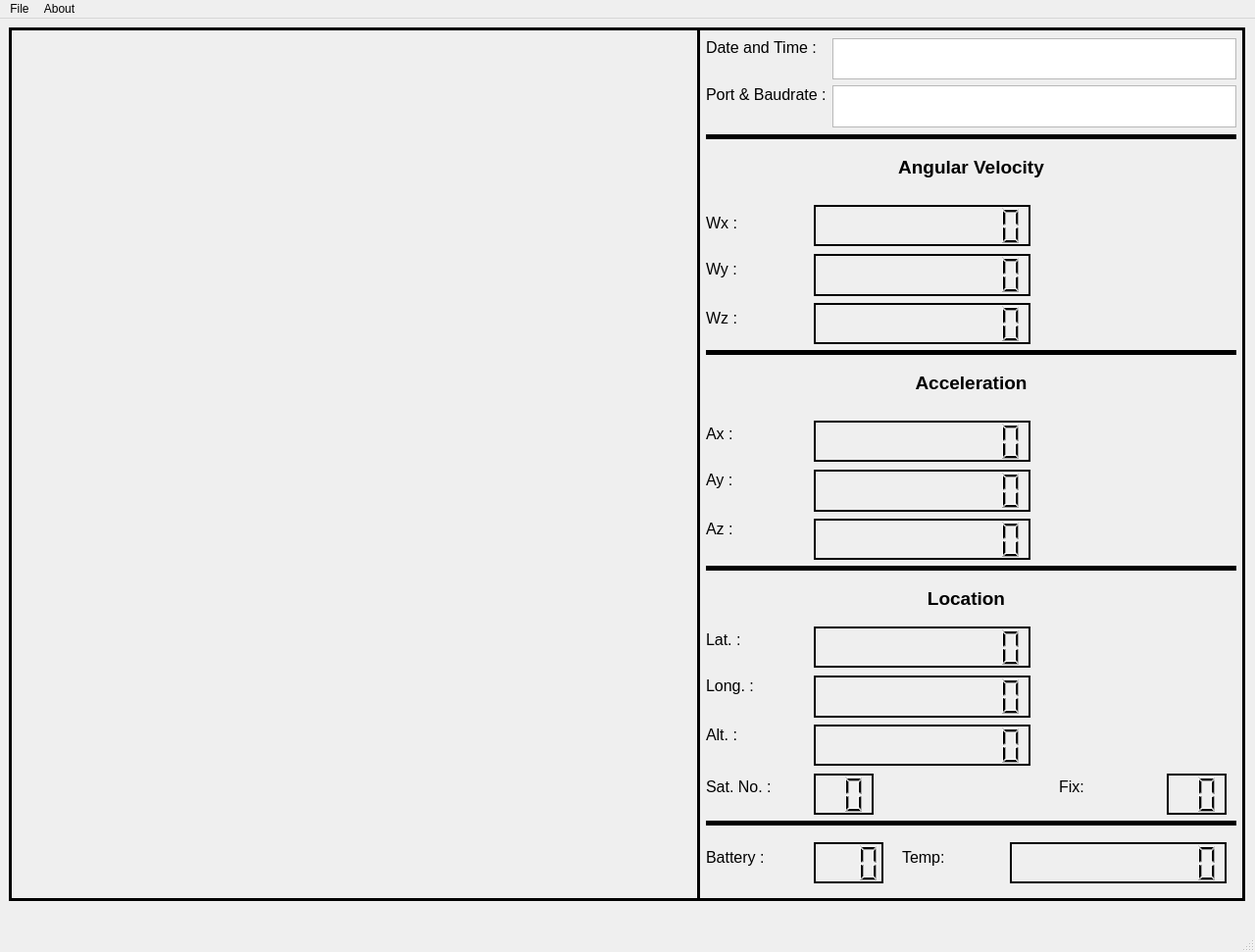
<?xml version="1.0" encoding="UTF-8"?>
<ui version="4.0">
 <class>MainWindow</class>
 <widget class="QMainWindow" name="MainWindow">
  <property name="windowModality">
   <enum>Qt::WindowModal</enum>
  </property>
  <property name="enabled">
   <bool>true</bool>
  </property>
  <property name="geometry">
   <rect>
    <x>0</x>
    <y>0</y>
    <width>1280</width>
    <height>971</height>
   </rect>
  </property>
  <property name="windowTitle">
   <string>Attitude Determination System</string>
  </property>
  <widget class="QWidget" name="centralwidget">
   <widget class="QWidget" name="formLayoutWidget">
    <property name="geometry">
     <rect>
      <x>720</x>
      <y>20</y>
      <width>541</width>
      <height>91</height>
     </rect>
    </property>
    <layout class="QFormLayout" name="formLayout">
     <item row="0" column="0">
      <widget class="QLabel" name="label_2">
       <property name="font">
        <font>
         <pointsize>12</pointsize>
        </font>
       </property>
       <property name="cursor">
        <cursorShape>ArrowCursor</cursorShape>
       </property>
       <property name="contextMenuPolicy">
        <enum>Qt::DefaultContextMenu</enum>
       </property>
       <property name="text">
        <string>Date and Time :</string>
       </property>
       <property name="alignment">
        <set>Qt::AlignLeading|Qt::AlignLeft|Qt::AlignTop</set>
       </property>
      </widget>
     </item>
     <item row="0" column="1">
      <widget class="QTextBrowser" name="dateTimeBrowser">
       <property name="font">
        <font>
         <pointsize>12</pointsize>
        </font>
       </property>
       <property name="verticalScrollBarPolicy">
        <enum>Qt::ScrollBarAlwaysOff</enum>
       </property>
       <property name="horizontalScrollBarPolicy">
        <enum>Qt::ScrollBarAlwaysOff</enum>
       </property>
       <property name="html">
        <string>&lt;!DOCTYPE HTML PUBLIC &quot;-//W3C//DTD HTML 4.0//EN&quot; &quot;http://www.w3.org/TR/REC-html40/strict.dtd&quot;&gt;
&lt;html&gt;&lt;head&gt;&lt;meta name=&quot;qrichtext&quot; content=&quot;1&quot; /&gt;&lt;style type=&quot;text/css&quot;&gt;
p, li { white-space: pre-wrap; }
&lt;/style&gt;&lt;/head&gt;&lt;body style=&quot; font-family:'MS Shell Dlg 2'; font-size:12pt; font-weight:400; font-style:normal;&quot;&gt;
&lt;p align=&quot;center&quot; style=&quot;-qt-paragraph-type:empty; margin-top:0px; margin-bottom:0px; margin-left:0px; margin-right:0px; -qt-block-indent:0; text-indent:0px; font-size:8.14286pt;&quot;&gt;&lt;br /&gt;&lt;/p&gt;&lt;/body&gt;&lt;/html&gt;</string>
       </property>
      </widget>
     </item>
     <item row="1" column="0">
      <widget class="QLabel" name="label_3">
       <property name="font">
        <font>
         <pointsize>12</pointsize>
        </font>
       </property>
       <property name="cursor">
        <cursorShape>ArrowCursor</cursorShape>
       </property>
       <property name="contextMenuPolicy">
        <enum>Qt::DefaultContextMenu</enum>
       </property>
       <property name="text">
        <string>Port &amp; Baudrate :</string>
       </property>
       <property name="alignment">
        <set>Qt::AlignLeading|Qt::AlignLeft|Qt::AlignTop</set>
       </property>
      </widget>
     </item>
     <item row="1" column="1">
      <widget class="QTextBrowser" name="portBaudrateBrowser">
       <property name="font">
        <font>
         <pointsize>12</pointsize>
        </font>
       </property>
       <property name="verticalScrollBarPolicy">
        <enum>Qt::ScrollBarAlwaysOff</enum>
       </property>
       <property name="horizontalScrollBarPolicy">
        <enum>Qt::ScrollBarAlwaysOff</enum>
       </property>
       <property name="html">
        <string>&lt;!DOCTYPE HTML PUBLIC &quot;-//W3C//DTD HTML 4.0//EN&quot; &quot;http://www.w3.org/TR/REC-html40/strict.dtd&quot;&gt;
&lt;html&gt;&lt;head&gt;&lt;meta name=&quot;qrichtext&quot; content=&quot;1&quot; /&gt;&lt;style type=&quot;text/css&quot;&gt;
p, li { white-space: pre-wrap; }
&lt;/style&gt;&lt;/head&gt;&lt;body style=&quot; font-family:'MS Shell Dlg 2'; font-size:12pt; font-weight:400; font-style:normal;&quot;&gt;
&lt;p align=&quot;center&quot; style=&quot;-qt-paragraph-type:empty; margin-top:0px; margin-bottom:0px; margin-left:0px; margin-right:0px; -qt-block-indent:0; text-indent:0px; font-size:8.14286pt;&quot;&gt;&lt;br /&gt;&lt;/p&gt;&lt;/body&gt;&lt;/html&gt;</string>
       </property>
      </widget>
     </item>
    </layout>
   </widget>
   <widget class="Line" name="line">
    <property name="geometry">
     <rect>
      <x>720</x>
      <y>110</y>
      <width>541</width>
      <height>20</height>
     </rect>
    </property>
    <property name="frameShadow">
     <enum>QFrame::Plain</enum>
    </property>
    <property name="lineWidth">
     <number>5</number>
    </property>
    <property name="orientation">
     <enum>Qt::Horizontal</enum>
    </property>
   </widget>
   <widget class="QLCDNumber" name="lcdNumber_3">
    <property name="geometry">
     <rect>
      <x>830</x>
      <y>510</y>
      <width>221</width>
      <height>42</height>
     </rect>
    </property>
    <property name="frameShape">
     <enum>QFrame::WinPanel</enum>
    </property>
    <property name="frameShadow">
     <enum>QFrame::Plain</enum>
    </property>
    <property name="digitCount">
     <number>10</number>
    </property>
   </widget>
   <widget class="QLCDNumber" name="lcdNumber_2">
    <property name="geometry">
     <rect>
      <x>830</x>
      <y>460</y>
      <width>221</width>
      <height>43</height>
     </rect>
    </property>
    <property name="frameShape">
     <enum>QFrame::WinPanel</enum>
    </property>
    <property name="frameShadow">
     <enum>QFrame::Plain</enum>
    </property>
    <property name="digitCount">
     <number>10</number>
    </property>
   </widget>
   <widget class="QLCDNumber" name="lcdNumber">
    <property name="enabled">
     <bool>true</bool>
    </property>
    <property name="geometry">
     <rect>
      <x>830</x>
      <y>410</y>
      <width>221</width>
      <height>42</height>
     </rect>
    </property>
    <property name="frameShape">
     <enum>QFrame::WinPanel</enum>
    </property>
    <property name="frameShadow">
     <enum>QFrame::Plain</enum>
    </property>
    <property name="digitCount">
     <number>10</number>
    </property>
   </widget>
   <widget class="QLabel" name="label_4">
    <property name="geometry">
     <rect>
      <x>720</x>
      <y>130</y>
      <width>541</width>
      <height>42</height>
     </rect>
    </property>
    <property name="font">
     <font>
      <pointsize>14</pointsize>
      <weight>75</weight>
      <bold>true</bold>
     </font>
    </property>
    <property name="text">
     <string>Angular Velocity</string>
    </property>
    <property name="alignment">
     <set>Qt::AlignCenter</set>
    </property>
   </widget>
   <widget class="QLCDNumber" name="lcdNumber_4">
    <property name="geometry">
     <rect>
      <x>830</x>
      <y>240</y>
      <width>221</width>
      <height>43</height>
     </rect>
    </property>
    <property name="frameShape">
     <enum>QFrame::WinPanel</enum>
    </property>
    <property name="frameShadow">
     <enum>QFrame::Plain</enum>
    </property>
    <property name="digitCount">
     <number>10</number>
    </property>
   </widget>
   <widget class="QLCDNumber" name="lcdNumber_5">
    <property name="geometry">
     <rect>
      <x>830</x>
      <y>290</y>
      <width>221</width>
      <height>42</height>
     </rect>
    </property>
    <property name="frameShape">
     <enum>QFrame::WinPanel</enum>
    </property>
    <property name="frameShadow">
     <enum>QFrame::Plain</enum>
    </property>
    <property name="digitCount">
     <number>10</number>
    </property>
   </widget>
   <widget class="QLCDNumber" name="lcdNumber_6">
    <property name="enabled">
     <bool>true</bool>
    </property>
    <property name="geometry">
     <rect>
      <x>830</x>
      <y>190</y>
      <width>221</width>
      <height>42</height>
     </rect>
    </property>
    <property name="frameShape">
     <enum>QFrame::WinPanel</enum>
    </property>
    <property name="frameShadow">
     <enum>QFrame::Plain</enum>
    </property>
    <property name="digitCount">
     <number>10</number>
    </property>
   </widget>
   <widget class="Line" name="line_4">
    <property name="geometry">
     <rect>
      <x>720</x>
      <y>330</y>
      <width>541</width>
      <height>20</height>
     </rect>
    </property>
    <property name="frameShadow">
     <enum>QFrame::Plain</enum>
    </property>
    <property name="lineWidth">
     <number>5</number>
    </property>
    <property name="orientation">
     <enum>Qt::Horizontal</enum>
    </property>
   </widget>
   <widget class="QLabel" name="label_5">
    <property name="geometry">
     <rect>
      <x>720</x>
      <y>350</y>
      <width>541</width>
      <height>42</height>
     </rect>
    </property>
    <property name="font">
     <font>
      <pointsize>14</pointsize>
      <weight>75</weight>
      <bold>true</bold>
     </font>
    </property>
    <property name="text">
     <string>Acceleration</string>
    </property>
    <property name="alignment">
     <set>Qt::AlignCenter</set>
    </property>
   </widget>
   <widget class="QLabel" name="label">
    <property name="geometry">
     <rect>
      <x>720</x>
      <y>193</y>
      <width>111</width>
      <height>31</height>
     </rect>
    </property>
    <property name="font">
     <font>
      <pointsize>12</pointsize>
     </font>
    </property>
    <property name="text">
     <string>Wx :</string>
    </property>
   </widget>
   <widget class="QLabel" name="label_6">
    <property name="geometry">
     <rect>
      <x>720</x>
      <y>240</y>
      <width>111</width>
      <height>31</height>
     </rect>
    </property>
    <property name="font">
     <font>
      <pointsize>12</pointsize>
     </font>
    </property>
    <property name="text">
     <string>Wy :</string>
    </property>
   </widget>
   <widget class="QLabel" name="label_7">
    <property name="geometry">
     <rect>
      <x>720</x>
      <y>290</y>
      <width>111</width>
      <height>31</height>
     </rect>
    </property>
    <property name="font">
     <font>
      <pointsize>12</pointsize>
     </font>
    </property>
    <property name="text">
     <string>Wz :</string>
    </property>
   </widget>
   <widget class="QLabel" name="label_8">
    <property name="geometry">
     <rect>
      <x>720</x>
      <y>500</y>
      <width>111</width>
      <height>41</height>
     </rect>
    </property>
    <property name="font">
     <font>
      <pointsize>12</pointsize>
     </font>
    </property>
    <property name="text">
     <string>Az :</string>
    </property>
   </widget>
   <widget class="QLabel" name="label_9">
    <property name="geometry">
     <rect>
      <x>720</x>
      <y>403</y>
      <width>111</width>
      <height>41</height>
     </rect>
    </property>
    <property name="font">
     <font>
      <pointsize>12</pointsize>
     </font>
    </property>
    <property name="text">
     <string>Ax :</string>
    </property>
   </widget>
   <widget class="QLabel" name="label_10">
    <property name="geometry">
     <rect>
      <x>720</x>
      <y>450</y>
      <width>111</width>
      <height>41</height>
     </rect>
    </property>
    <property name="font">
     <font>
      <pointsize>12</pointsize>
     </font>
    </property>
    <property name="text">
     <string>Ay :</string>
    </property>
   </widget>
   <widget class="Line" name="line_5">
    <property name="geometry">
     <rect>
      <x>720</x>
      <y>810</y>
      <width>541</width>
      <height>20</height>
     </rect>
    </property>
    <property name="frameShadow">
     <enum>QFrame::Plain</enum>
    </property>
    <property name="lineWidth">
     <number>5</number>
    </property>
    <property name="orientation">
     <enum>Qt::Horizontal</enum>
    </property>
   </widget>
   <widget class="QLabel" name="label_13">
    <property name="geometry">
     <rect>
      <x>720</x>
      <y>840</y>
      <width>111</width>
      <height>31</height>
     </rect>
    </property>
    <property name="font">
     <font>
      <pointsize>12</pointsize>
     </font>
    </property>
    <property name="text">
     <string>Battery :</string>
    </property>
   </widget>
   <widget class="QLCDNumber" name="lcdNumber_8">
    <property name="enabled">
     <bool>true</bool>
    </property>
    <property name="geometry">
     <rect>
      <x>830</x>
      <y>840</y>
      <width>71</width>
      <height>42</height>
     </rect>
    </property>
    <property name="frameShape">
     <enum>QFrame::WinPanel</enum>
    </property>
    <property name="frameShadow">
     <enum>QFrame::Plain</enum>
    </property>
    <property name="digitCount">
     <number>3</number>
    </property>
   </widget>
   <widget class="QScrollArea" name="scrollArea_2">
    <property name="geometry">
     <rect>
      <x>9</x>
      <y>9</y>
      <width>1261</width>
      <height>891</height>
     </rect>
    </property>
    <property name="frameShape">
     <enum>QFrame::Box</enum>
    </property>
    <property name="frameShadow">
     <enum>QFrame::Plain</enum>
    </property>
    <property name="lineWidth">
     <number>3</number>
    </property>
    <property name="widgetResizable">
     <bool>true</bool>
    </property>
    <widget class="QWidget" name="scrollAreaWidgetContents_2">
     <property name="geometry">
      <rect>
       <x>0</x>
       <y>0</y>
       <width>1255</width>
       <height>885</height>
      </rect>
     </property>
     <widget class="QWidget" name="verticalLayoutWidget_2">
      <property name="geometry">
       <rect>
        <x>0</x>
        <y>0</y>
        <width>701</width>
        <height>891</height>
       </rect>
      </property>
      <layout class="QVBoxLayout" name="verticalLayout_2"/>
     </widget>
     <widget class="Line" name="line_2">
      <property name="geometry">
       <rect>
        <x>690</x>
        <y>0</y>
        <width>20</width>
        <height>891</height>
       </rect>
      </property>
      <property name="frameShadow">
       <enum>QFrame::Plain</enum>
      </property>
      <property name="lineWidth">
       <number>3</number>
      </property>
      <property name="orientation">
       <enum>Qt::Vertical</enum>
      </property>
     </widget>
    </widget>
   </widget>
   <widget class="QLabel" name="label_11">
    <property name="geometry">
     <rect>
      <x>850</x>
      <y>570</y>
      <width>271</width>
      <height>42</height>
     </rect>
    </property>
    <property name="font">
     <font>
      <pointsize>14</pointsize>
      <weight>75</weight>
      <bold>true</bold>
     </font>
    </property>
    <property name="text">
     <string>Location</string>
    </property>
    <property name="alignment">
     <set>Qt::AlignCenter</set>
    </property>
   </widget>
   <widget class="QLabel" name="label_12">
    <property name="geometry">
     <rect>
      <x>720</x>
      <y>613</y>
      <width>111</width>
      <height>41</height>
     </rect>
    </property>
    <property name="font">
     <font>
      <pointsize>12</pointsize>
     </font>
    </property>
    <property name="text">
     <string>Lat. :</string>
    </property>
   </widget>
   <widget class="QLabel" name="label_17">
    <property name="geometry">
     <rect>
      <x>720</x>
      <y>660</y>
      <width>111</width>
      <height>41</height>
     </rect>
    </property>
    <property name="font">
     <font>
      <pointsize>12</pointsize>
     </font>
    </property>
    <property name="text">
     <string>Long. :</string>
    </property>
   </widget>
   <widget class="QLCDNumber" name="lcdNumber_7">
    <property name="geometry">
     <rect>
      <x>830</x>
      <y>670</y>
      <width>221</width>
      <height>43</height>
     </rect>
    </property>
    <property name="frameShape">
     <enum>QFrame::WinPanel</enum>
    </property>
    <property name="frameShadow">
     <enum>QFrame::Plain</enum>
    </property>
    <property name="digitCount">
     <number>10</number>
    </property>
   </widget>
   <widget class="QLCDNumber" name="lcdNumber_9">
    <property name="enabled">
     <bool>true</bool>
    </property>
    <property name="geometry">
     <rect>
      <x>830</x>
      <y>620</y>
      <width>221</width>
      <height>42</height>
     </rect>
    </property>
    <property name="frameShape">
     <enum>QFrame::WinPanel</enum>
    </property>
    <property name="frameShadow">
     <enum>QFrame::Plain</enum>
    </property>
    <property name="digitCount">
     <number>10</number>
    </property>
   </widget>
   <widget class="QLabel" name="label_20">
    <property name="geometry">
     <rect>
      <x>720</x>
      <y>710</y>
      <width>111</width>
      <height>41</height>
     </rect>
    </property>
    <property name="font">
     <font>
      <pointsize>12</pointsize>
     </font>
    </property>
    <property name="text">
     <string>Alt. :</string>
    </property>
   </widget>
   <widget class="QLCDNumber" name="lcdNumber_10">
    <property name="geometry">
     <rect>
      <x>830</x>
      <y>720</y>
      <width>221</width>
      <height>42</height>
     </rect>
    </property>
    <property name="frameShape">
     <enum>QFrame::WinPanel</enum>
    </property>
    <property name="frameShadow">
     <enum>QFrame::Plain</enum>
    </property>
    <property name="digitCount">
     <number>10</number>
    </property>
   </widget>
   <widget class="QLabel" name="label_22">
    <property name="geometry">
     <rect>
      <x>720</x>
      <y>763</y>
      <width>111</width>
      <height>41</height>
     </rect>
    </property>
    <property name="font">
     <font>
      <pointsize>12</pointsize>
     </font>
    </property>
    <property name="text">
     <string>Sat. No. :</string>
    </property>
   </widget>
   <widget class="QLCDNumber" name="lcdNumber_11">
    <property name="enabled">
     <bool>true</bool>
    </property>
    <property name="geometry">
     <rect>
      <x>830</x>
      <y>770</y>
      <width>61</width>
      <height>42</height>
     </rect>
    </property>
    <property name="frameShape">
     <enum>QFrame::WinPanel</enum>
    </property>
    <property name="frameShadow">
     <enum>QFrame::Plain</enum>
    </property>
    <property name="digitCount">
     <number>2</number>
    </property>
   </widget>
   <widget class="Line" name="line_7">
    <property name="geometry">
     <rect>
      <x>720</x>
      <y>550</y>
      <width>541</width>
      <height>20</height>
     </rect>
    </property>
    <property name="frameShadow">
     <enum>QFrame::Plain</enum>
    </property>
    <property name="lineWidth">
     <number>5</number>
    </property>
    <property name="orientation">
     <enum>Qt::Horizontal</enum>
    </property>
   </widget>
   <widget class="QLabel" name="label_23">
    <property name="geometry">
     <rect>
      <x>1080</x>
      <y>763</y>
      <width>111</width>
      <height>41</height>
     </rect>
    </property>
    <property name="font">
     <font>
      <pointsize>12</pointsize>
     </font>
    </property>
    <property name="text">
     <string>Fix:</string>
    </property>
   </widget>
   <widget class="QLCDNumber" name="lcdNumber_12">
    <property name="enabled">
     <bool>true</bool>
    </property>
    <property name="geometry">
     <rect>
      <x>1190</x>
      <y>770</y>
      <width>61</width>
      <height>42</height>
     </rect>
    </property>
    <property name="frameShape">
     <enum>QFrame::WinPanel</enum>
    </property>
    <property name="frameShadow">
     <enum>QFrame::Plain</enum>
    </property>
    <property name="digitCount">
     <number>2</number>
    </property>
   </widget>
   <widget class="QLabel" name="label_14">
    <property name="geometry">
     <rect>
      <x>920</x>
      <y>840</y>
      <width>111</width>
      <height>31</height>
     </rect>
    </property>
    <property name="font">
     <font>
      <pointsize>12</pointsize>
     </font>
    </property>
    <property name="text">
     <string>Temp:</string>
    </property>
   </widget>
   <widget class="QLCDNumber" name="lcdNumber_13">
    <property name="enabled">
     <bool>true</bool>
    </property>
    <property name="geometry">
     <rect>
      <x>1030</x>
      <y>840</y>
      <width>221</width>
      <height>42</height>
     </rect>
    </property>
    <property name="frameShape">
     <enum>QFrame::WinPanel</enum>
    </property>
    <property name="frameShadow">
     <enum>QFrame::Plain</enum>
    </property>
    <property name="digitCount">
     <number>10</number>
    </property>
   </widget>
   <zorder>scrollArea_2</zorder>
   <zorder>formLayoutWidget</zorder>
   <zorder>line</zorder>
   <zorder>lcdNumber_3</zorder>
   <zorder>lcdNumber_2</zorder>
   <zorder>lcdNumber</zorder>
   <zorder>label_4</zorder>
   <zorder>lcdNumber_4</zorder>
   <zorder>lcdNumber_5</zorder>
   <zorder>lcdNumber_6</zorder>
   <zorder>line_4</zorder>
   <zorder>label_5</zorder>
   <zorder>label</zorder>
   <zorder>label_6</zorder>
   <zorder>label_7</zorder>
   <zorder>label_8</zorder>
   <zorder>label_9</zorder>
   <zorder>label_10</zorder>
   <zorder>line_5</zorder>
   <zorder>label_13</zorder>
   <zorder>lcdNumber_8</zorder>
   <zorder>label_11</zorder>
   <zorder>label_12</zorder>
   <zorder>label_17</zorder>
   <zorder>lcdNumber_7</zorder>
   <zorder>lcdNumber_9</zorder>
   <zorder>label_20</zorder>
   <zorder>lcdNumber_10</zorder>
   <zorder>label_22</zorder>
   <zorder>lcdNumber_11</zorder>
   <zorder>line_7</zorder>
   <zorder>label_23</zorder>
   <zorder>lcdNumber_12</zorder>
   <zorder>label_14</zorder>
   <zorder>lcdNumber_13</zorder>
  </widget>
  <widget class="QMenuBar" name="menubar">
   <property name="geometry">
    <rect>
     <x>0</x>
     <y>0</y>
     <width>1280</width>
     <height>22</height>
    </rect>
   </property>
   <widget class="QMenu" name="menuFile">
    <property name="title">
     <string>File</string>
    </property>
    <addaction name="actionExit"/>
   </widget>
   <widget class="QMenu" name="menuAbout">
    <property name="title">
     <string>About</string>
    </property>
    <addaction name="actionPowered_by_GeneralPMN"/>
   </widget>
   <addaction name="menuFile"/>
   <addaction name="menuAbout"/>
  </widget>
  <widget class="QStatusBar" name="statusbar"/>
  <action name="actionGo_Back">
   <property name="text">
    <string>Go Back</string>
   </property>
  </action>
  <action name="actionExit">
   <property name="text">
    <string>Exit</string>
   </property>
  </action>
  <action name="actionPowered_by_GeneralPMN">
   <property name="enabled">
    <bool>false</bool>
   </property>
   <property name="text">
    <string>Powered by PMN</string>
   </property>
  </action>
 </widget>
 <resources/>
 <connections/>
</ui>
